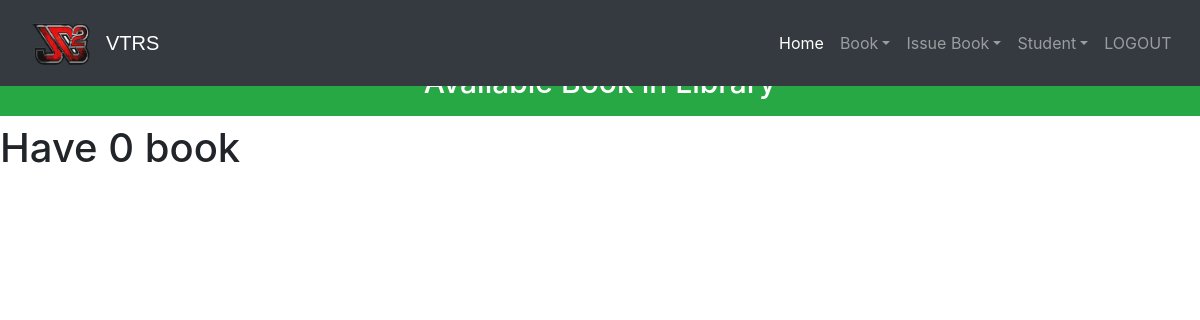
Before: /viewbook (signed in) with the older database file.
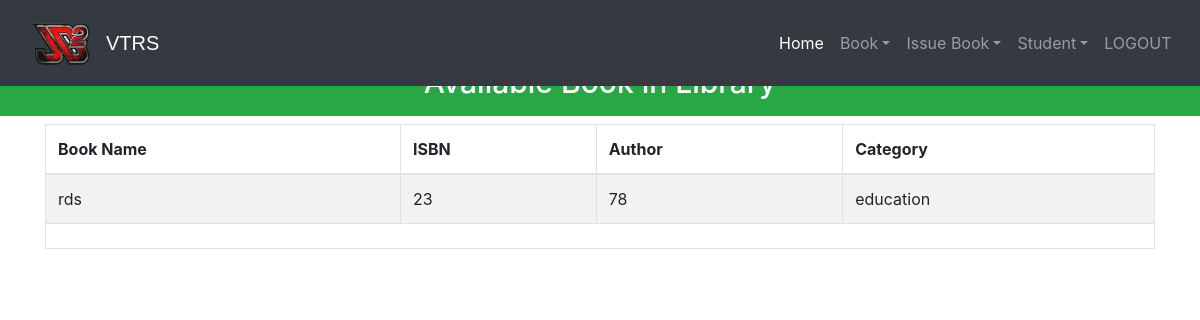
After: the same page with the newer database file.
### library/models.py (models this page shows, shortened)
class Book(models.Model):
    catchoice= [
        ('education', 'Education'),
        ('entertainment', 'Entertainment'),
        ('comics', 'Comics'),
        ('biography', 'Biography'),
        ('history', 'History'),
        ('novel', 'Novel'),
        ('fantasy', 'Fantasy'),
        ('thriller', 'Thriller'),
        ('romance', 'Romance'),
        ('scifi','Sci-Fi')
        ]
    name=models.CharField(max_length=30)
    isbn=models.PositiveIntegerField()
    author=models.CharField(max_length=40)
    category=models.CharField(max_length=30,choices=catchoice,default='education')

### library/views.py (the view)
# urls.py: path('viewbook', views.viewbook_view),
@login_required(login_url='adminlogin')
@user_passes_test(is_admin)
def viewbook_view(request):
    books=models.Book.objects.all()
    return render(request,'library/viewbook.html',{'books':books})

### library/views.py (called while the page is built)
def is_admin(user):
    return user.groups.filter(name='ADMIN').exists()

### templates/library/viewbook.html (shortened to what this page needs)
<!DOCTYPE html>
<html lang="en" dir="ltr">
  <head>
  </head>
  <body>
    {% include "library/navbaradmin.html" %}
    <br>
    <br>
    <h3 class="p-3 mb-2 bg-success text-white" style = 'font-size: 30px;text-align:center;'>Available Book in Library</h3>
{% if books%}
<div class="container">
  <table class="table table-hover table-condensed table-striped table-bordered">
    <thead>
    <tr>
    <th>Book Name</th>
    <th>ISBN</th>
    <th>Author</th>
    <th>Category</th>
    </tr>
    </thead>
    <tfoot>
    <tr>
    <td colspan="4" rowspan="4">
    </td>
    </tr>
    </tfoot>
    <tbody>
      {% for book in books %}
        <tr>
          <td>{{book.name}}</td>
          <td>{{book.isbn}}</td>
          <td>{{book.author}}</td>
          <td>{{book.category}}</td>
        </tr>
      {% endfor %}
    </tbody>
    </table>
</div>
{%else%}
<h1>Have 0 book</h1>
{%endif%}
<br><br><br><br><br><br><br><br><br>
    {% include "library/footer.html" %}
  </body>
</html>

### templates/library/navbaradmin.html (shortened to what this page needs)
<!DOCTYPE html> {% load static %}
<html lang="en">
<head>
    <link rel="stylesheet" href="https://stackpath.bootstrapcdn.com/bootstrap/4.3.1/css/bootstrap.min.css">
    <link rel="stylesheet" href="https://maxcdn.bootstrapcdn.com/font-awesome/4.7.0/css/font-awesome.min.css">
</head>
<body>
    <div class="bs-example">
        <nav class="navbar navbar-expand-md bg-dark navbar-dark fixed-top">
             <img src="{% static "images/loga.png" %}" alt="Girl in a jacket" width="90" height="70"><a href="/" class="navbar-brand">VTRS</a>
            <div class="collapse navbar-collapse justify-content-between" id="navbarCollapse">
                <div class="navbar-nav">
                    <a href="/" class="nav-item nav-link active">Home</a>
                    <div class="nav-item dropdown">
                        <a href="#" class="nav-link dropdown-toggle" data-toggle="dropdown">Book</a>
                    </div>
                    <div class="nav-item dropdown ">
                        <a href="# " class="nav-link dropdown-toggle " data-toggle="dropdown ">Issue Book</a>
                    </div>
                    <div class="nav-item dropdown ">
                        <a href="# " class="nav-link dropdown-toggle " data-toggle="dropdown ">Student</a>
                    </div>
                    <a href="logout " class="nav-item nav-link ">LOGOUT</a> &nbsp
                </div>
            </div>
        </nav>
    </div>
</body>
</html>

### templates/library/footer.html (shortened to what this page needs)
<!DOCTYPE html>
<html>
<head>
</head>
</html>

### templates/library/navbaradmin.html (style rules this page uses)
.bs-example { margin: 0px; }
.navbar-brand { font-size: 20px; font-family: sans-serif; }

Changed rows visible on the page:
added Book: name "rds", isbn "23", author "78", category "education"
Other visible differences:
text no longer shown: "Have 0 book"
text now shown: "Book Name ISBN Author Category"
